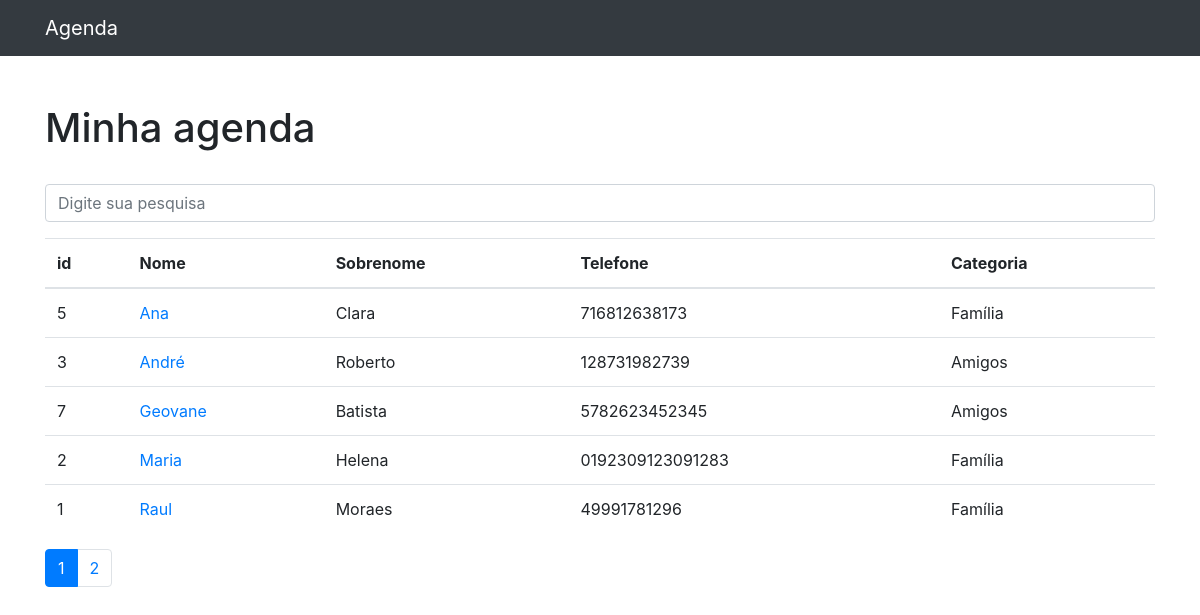
The page / on the database its author committed.
### contatos/models.py (models this page shows, shortened)
class Contato(models.Model):
    nome = models.CharField(max_length=255)
    sobrenome = models.CharField(max_length=255, blank=True)
    telefone = models.CharField(max_length=255, blank=True)
    email = models.CharField(max_length=255, blank=True)
    data_criacao = models.DateTimeField(auto_now_add=False, default=datetime.now)
    descricao = models.TextField(blank=True)
    categoria = models.ForeignKey(Categoria, on_delete=models.DO_NOTHING)
    exibir = models.BooleanField(default=True)
    foto = models.ImageField(blank=True, upload_to='fotos/%Y/%m/')

class Categoria(models.Model):
    nome = models.CharField(max_length=255)
    def __str__(self):
        return self.nome

### contatos/views.py (the view)
# urls.py: 2. Add a URL to urlpatterns:  path('', views.home, name='home')
def home(request):
    contatos = Contato.objects.all().order_by('nome').filter(exibir=True)
    paginator = Paginator(contatos, 5)
    page = request.GET.get('page')
    contatos = paginator.get_page(page)
    return render(request, 'contatos/home.html', {'contatos': contatos})

### contatos/templates/contatos/home.html
{% extends 'base.html' %}
{% load static %}
{% block conteudo %}
<h1 class="mt-5">Minha agenda</h1>
<br>
<form method="get" action="{% url 'busca' %}">
    <div class="form-group row">
        <div class="col-12">
            <input
                class="form-control"
                type="search"
                value="{{ request.GET.termo }}"
                id="search-input"
                placeholder="Digite sua pesquisa"
                name="termo"
            />
        </div>
    </div>
</form>
<table class="table">
    <thead>
        <tr>
            <th>id</th>
            <th>Nome</th>
            <th>Sobrenome</th>
            <th>Telefone</th>
            <th>Categoria</th>
        </tr>
    </thead>
    <tbody>
    {% for contato in contatos %}
        {% if contato.exibir %}
        <tr>
            <td>{{ contato.id|safe }}</td>
            <td>
                <a href="{% url 'contato' contato.id %}">{{ contato.nome }}</a>
            </td>
            <td>{{ contato.sobrenome }}</td>
            <td>{{ contato.telefone }}</td>
            <td>{{ contato.categoria }}</td>
        </tr>
        {% endif %}
    {% endfor %}
    </tbody>
</table>
<nav aria-label="Page navigation example">
    <ul class="pagination">
        {% for pagina in contatos.paginator.page_range %}
            <li class="page-item {% if contatos.number == pagina %}active{% endif %}">
                <a class="page-link" href="?page={{ pagina }}&termo={{ request.GET.termo }}">{{ pagina }}</a>
            </li>
        {% endfor %}
    </ul>
</nav>
{% endblock %}

### templates/base.html (shortened to what this page needs)
{% load static %}
<!DOCTYPE html>
<html lang="pt">
    <head>
        {% include 'parciais/head.html' %}
    </head>
    <body>
        {% include 'parciais/nav.html' %}
        <div class="container">
            <div class="row">
                <div class="col-lg-12">{% block conteudo %}{% endblock %}</div>
            </div>
        </div>
    </body>
</html>

### templates/parciais/head.html (shortened to what this page needs)
{% load static %}
<link href="{% static 'bootstrap/css/bootstrap.min.css' %}" rel="stylesheet" />

### templates/parciais/nav.html (shortened to what this page needs)
{% load static %}
<nav class="navbar navbar-expand-lg navbar-dark bg-dark static-top">
    <div class="container">
        <a class="navbar-brand" href="#">Agenda</a>
    </div>
</nav>

### rows shown on the page
Contato: id "5", nome "Ana", sobrenome "Clara", telefone "716812638173", categoria "Família"
Contato: id "3", nome "André", sobrenome "Roberto", telefone "128731982739", categoria "Amigos"
Contato: id "7", nome "Geovane", sobrenome "Batista", telefone "5782623452345", categoria "Amigos"
Contato: id "2", nome "Maria", sobrenome "Helena", telefone "0192309123091283", categoria "Família"
Contato: id "1", nome "Raul", sobrenome "Moraes", telefone "49991781296", categoria "Família"

### other values the page prints
{{ pagina }} "1" "2"
